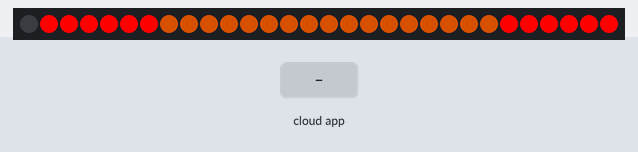
A sketch run on a simulated Arduino Nano, built with avr-gcc and run on an emulated ATmega328P. Parts: 30 RGB LEDs in strip order, left to right. Inputs (shaded band) come from the test bench. The strip is taken to match the declared colour order; the ROS host is connected and sends only what is stated.

Above: at 1.2 s.
1.3 s: the phone or cloud app sets sonar_array_10hz to 0
At 1.7 s:
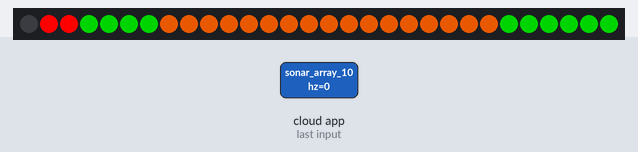
Timing chart, 0 to 4.3 s (numbered marks = the images above; inputs shaded):
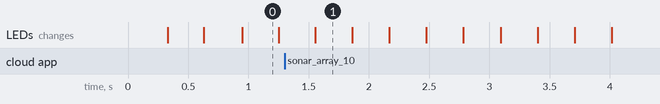

The sketch:

led_controller.ino
```cpp
#include <Adafruit_NeoPixel.h>

/*
 *  ENCS Humanoid rosserial arduino code for distance sensor lighting display
 *
 *  This code currently handles the following tasks:
 *      > receives ultrasound messages
 *      > computes the color to display on the light strip corresponding to
 *        the position of the sensor
 *      > sets the light color
 *      > pulses the backend lights which don't have sensors connected
 *
 *  Authors:
 *    Daniel McDonald (2017-2019)
 *    Matthew Kesselring (2018)
 *
 *  NOTES:
 *    To upload to the DaleKEN Arduino Nano set
 *      board = Arduino Nano
 *      port = /dev/ttyUSB0
 *      processor = ATmega328P (Old Bootloader)
 *      programmer = AVRISP mkII
 */
#include <ros.h>
#include <ros/time.h>
#include <std_msgs/String.h>
#include <sensor_msgs/Range.h>

//ros::NodeHandle_<ArduinoHardware, 5, 5, 256, 128> nh;
ros::NodeHandle nh;

char *ftoa(char *a, double f, int precision)
{
  long p[] = {0, 10, 100, 1000, 10000, 100000, 1000000, 10000000, 100000000};

  char *ret = a;
  long integer = (long)f;
  itoa(integer, a, 10);
  while (*a != '\0')
    a++;
  *a++ = '.';
  long decimal = abs((long)((f - integer) * p[precision]));
  itoa(decimal, a, 10);
  return ret;
}


/*******************************************************************
 * Neopixel declarations
 *******************************************************************/
#define NUMPIXELS      30
#define NEOPIXEL_PIN   2

Adafruit_NeoPixel pixels = Adafruit_NeoPixel(NUMPIXELS, NEOPIXEL_PIN, NEO_BRG + NEO_KHZ800);

int posn;


/*******************************************************************
 * Ultrasound range declarations
 *******************************************************************/

#define NUM_SENSORS    6
//#define NUM_SENSORS 12

#define START_BACK_PIXEL 7
#define END_BACK_PIXEL 22
#define MIN_RANGE 0.0f
#define MAX_RANGE 1.0f
#define MIN_STEPS 25
#define MAX_STEPS 100

float ranges[NUM_SENSORS];
// pixel numbers which are fractions indicate that the sensor is located
// between two pixels.  The code should light up both the floor(pixel) and
// the ceil(pixel).
float sensor_pixels[] = {1.5f, 28.5f, 3.5f, 26.5f, 5.5f, 24.5f};
//float sensor_pixels[] = {1.5f, 28.5f, 3.5f, 26.5f, 5.5f, 24.5f, 9.5f, 20.5f, 11.5f, 18.5f, 13.5f, 16.5f}; // 15, 7, 8, 23, 22 are not associated with sensors
int dir = 1;

/*******************************************************************
 * ROS subscriber callbacks
 *******************************************************************/
long msgCount = 0;

/*
void on_range(const sensor_msgs::Range& range_msg)
{
  int sensor;
  sscanf(range_msg.header.frame_id, "/ultrasound_%d", &sensor);
  ranges[sensor - 1] = range_msg.range;
  ++msgCount;
}
*/

void on_range_str(const std_msgs::String& range_msg)
{
  // range values are expected to be integers in millimeter units
  int mm[NUM_SENSORS];
  sscanf(range_msg.data, "%d %d %d %d %d %d", &mm[0], &mm[1], &mm[2], &mm[3], &mm[4], &mm[5]);
  for (int i = 0; i < NUM_SENSORS; ++i) {
    ranges[i] = mm[i] / 1000.0f;  // convert millimeters to meters
  }
  ++msgCount;
}

//ros::Subscriber<sensor_msgs::Range> range_sub("/ultrasound", &on_range);
ros::Subscriber<std_msgs::String> range_sub("/sonar_array_10hz", &on_range_str);


/*******************************************************************
 * setup
 *******************************************************************/

void setup()
{
  // Initialize the USB serial port and set the port speed
  Serial.begin(57600);

  // Create the ROS node handle instance
  nh.initNode();

  // Initialize the Neopixels
  pixels.begin();
  pixels.clear();
  for (int i = 0; i < NUMPIXELS; i++) {
    pixels.setPixelColor(i, pixels.Color(0xFF, 0x00, 0x00));
  }
  pixels.show();

  posn = START_BACK_PIXEL;

  // Initialize the range array
  for (int i = 0; i < NUM_SENSORS; i++) {
    ranges[i] = 0.0f;
  }

  // Register the ROS node handle callback
  nh.subscribe(range_sub);
}

/*******************************************************************
 * loop
 *******************************************************************/

int get_color(float range)
{
  int color = min(0xFF, max(0x00, (int) map(range*100, MIN_RANGE*100, MAX_RANGE*100, 0xFF, 0x00)));
  return color;
}

void set_pixel_color(int pixel, int color)
{
  int red, green, blue;
  int maxRed = 0xFF;
  int maxGreen = 0x80;
  int maxBlue = 0x60;
  int greenRange = 0;
  int midRange = 100;
  int redRange = 200;

  if (color < midRange) {
    red = 0;
    green = min(maxGreen, max(0x00, map(color, greenRange, midRange, maxGreen, 0x00)));
    blue = min(maxBlue, max(0x00, map(color, greenRange, midRange, 0x00, maxBlue)));
  }
  else {
   red = min(maxRed, max(0x00, map(color, midRange, redRange, 0x00, maxRed)));
   green = 0;
   blue = min(maxBlue, max(0x00, map(color, midRange, redRange, maxBlue, 0x00)));
  }

  pixels.setPixelColor(pixel, pixels.Color(red, green, blue));
}

void loop()
{
  char buffer[32];
  sprintf(buffer, "msgs: %d", msgCount);
  nh.loginfo(buffer);
  nh.spinOnce();

  pixels.clear();
  int colors[NUM_SENSORS];
  for (int i = 0; i < NUM_SENSORS; i++) {
    colors[i] = get_color(ranges[i]);
    int pixel1 = (int) floor(sensor_pixels[i]);
    int pixel2 = (int) ceil(sensor_pixels[i]);
    //sprintf(buffer, "pixels: %d, %d", pixel1, pixel2);
    //nh.loginfo(buffer);
    set_pixel_color(pixel1, colors[i]);
    set_pixel_color(pixel2, colors[i]);
  }

  for (int i = START_BACK_PIXEL; i <= END_BACK_PIXEL + 1; i++) {
    float frac = posn / ((float) MAX_STEPS);
    pixels.setPixelColor(i, pixels.Color((int) (frac*0xFF), (int) (frac*0x60), 0x00)); // YELLOW
  }

  pixels.show();

  posn += dir;

  if (posn > MAX_STEPS) {
    posn = MAX_STEPS - 1;
    dir = -1;
  }
  else if (posn < MIN_STEPS) {
    posn = MIN_STEPS + 1;
    dir = 1;
  }

  delay(25);
}
```

Measured:
- after the input at 1.3 s, the LEDs: change after 0.26 s (image 1)
